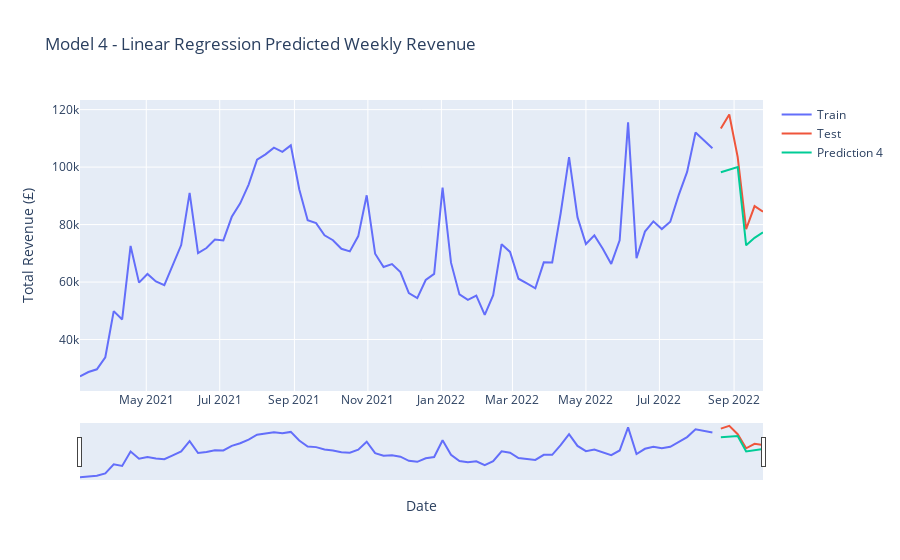

Notebook source saved alongside this figure:
### Code cell
fig = go.Figure()
fig.add_trace(go.Scatter(x=train.index, 
                         y=train['Total_Revenue'], mode='lines', name='Train'))
fig.add_trace(go.Scatter(x=test.index, 
                         y=test['Total_Revenue'], mode='lines', name='Test'))
fig.add_trace(go.Scatter(x=test.index, 
                         y=prediction_4, mode='lines', name='Prediction 4'))

fig.update_xaxes(rangeslider_visible=True)
fig.update_layout(
    yaxis_title='Total Revenue (£)', 
    xaxis_title='Date',
    title='Model 4 - Linear Regression Predicted Weekly Revenue'
)
fig.show()
